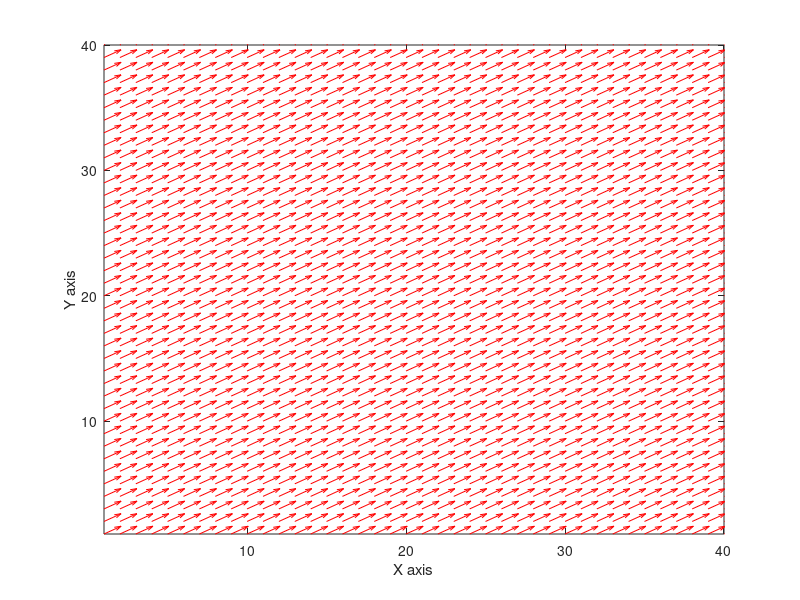

Source code (MATLAB):
% BASIC POTENTIAL FLOWS -

% Field size
nx = 40;
ny = 40;
xx = linspace(1,nx,nx);
yy = linspace(1,ny,ny);
[XX, YY] = meshgrid(xx, yy);

% Field parameters
U = 10;
alpha = pi/6;
Vx = ones(nx, ny)*U*cos(alpha);
Vy = ones(nx, ny)*U*sin(alpha);

figure(1, 'position',[1000,500,1000,1000]);
quiver(Vx, Vy, 'r');
xlim([min(xx) max(xx)]);
ylim([min(yy) max(yy)]);
xlabel('X axis');
ylabel('Y axis');
